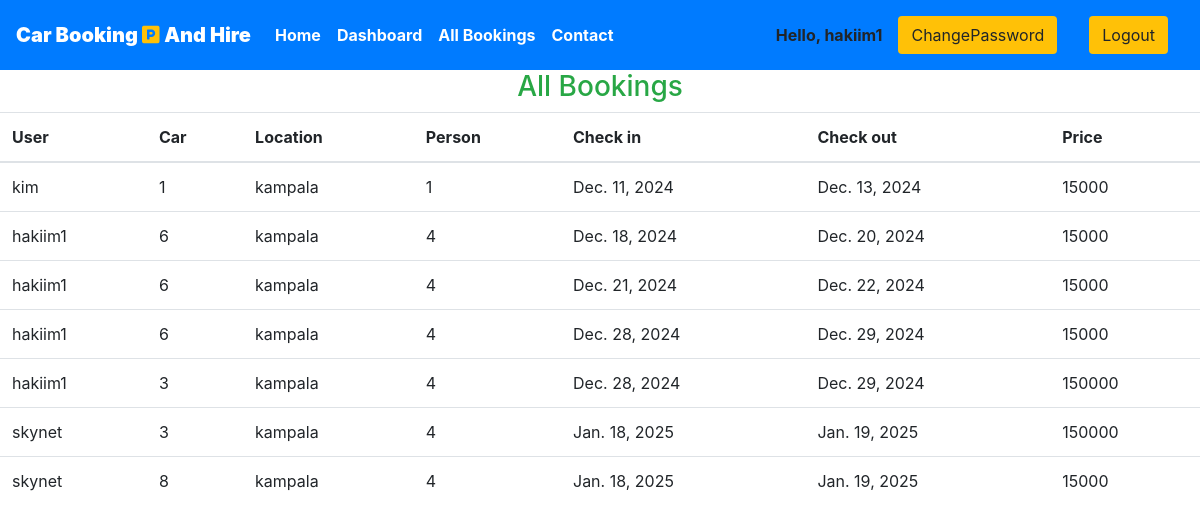
Page /staff/allbookings (signed in) on the committed database.
### CarHire/models.py (models this page shows, shortened)
class Reservation(models.Model):
    check_in = models.DateField(auto_now =False)
    check_out = models.DateField()
    car = models.ForeignKey(Cars, on_delete = models.CASCADE)
    customer = models.ForeignKey(User, on_delete= models.CASCADE)
    booking_id = models.CharField(max_length=100,default="null")

class Cars(models.Model):
    CAR_STATUS = (
    ("1", "available"),
    ("2", "not available"),
    )
    CAR_TYPE = (
     ("1", "Toyota Harrier"),
     ("2", "Toyota Surf"),
     ("3","Subaru Forester"),
     ("4","Subaru Outback"),
     ("5","Subaru Cross"),
     ("6","Subaru Impreza"),
     ("7","Nissan X-Trail"),
     ("8","Mazda CX-5"),
     ("9","Toyota RAV4"),
     ("10","Mitsubishi Pajero"),
     ("11","Mitsubishi Montero"),
     ("12","Mitsubishi Montero Sport"),
     ("13","Toyota Land Cruiser Prado"),
     ("14","Toyota Fortuner"),
     ("15","Nissan Patro"),
     ("16","Toyota RAV4 Avensis"),
     ("17","Toyota Highlander"),
     ("18","Nissan Altima"),
     ("19","Nissan Rogue"),
     ("20","Honda Civic"),
     ("21","Honda CR-V"),
     ("22","Ford Fusion"),
     ("23","Ford Mustang"),
     ("24","Ford Explorer"),
     ("25","Ford Focus"),
     ("26","Ford Fiesta"),
     ("27","Ford Edge"),
     ("28","Ford C-Max Hybrid"),
     ("29","Ford Mustang GT"),
     ("30","Ford Escape"),
     )
    car_type = models.CharField(max_length=50,choices = CAR_TYPE)
    capacity = models.IntegerField()
    price = models.IntegerField()
    size = models.IntegerField()
    parking = models.ForeignKey(Parking, on_delete = models.CASCADE)
    status = models.CharField(choices =CAR_STATUS,max_length = 15)
    carnumber = models.IntegerField()

class Parking(models.Model):
    car_type = models.ForeignKey(CarTypes, on_delete = models.CASCADE)
    name = models.CharField(max_length=30,default="carHire")
    owner = models.CharField(max_length=20)
    location = models.CharField(max_length=50)
    state = models.CharField(max_length=50,default="Kampala")
    country = models.CharField(max_length=50,default="Uganda")

### CarHire/views.py (the view)
# urls.py: path('staff/allbookings', views.all_bookings,name="allbookigs"),
@login_required(login_url='/staff')
def all_bookings(request):
    bookings = Reservation.objects.all()
    if not bookings:
        messages.warning(request,"No Bookings Found")
    return HttpResponse(render(request,'staff/allbookings.html',{'bookings':bookings}))

### CarHire/templates/staff/allbookings.html (shortened to what this page needs)
{% extends 'basic.html' %}
{% block body %}
<h3 class="text-center  text-success">All Bookings </h3>
<table class="table">
    <thead>
        <th>User</th>
        <th>Car</th>
        <th>Location</th>
        <th>Person</th>
        <th>Check in</th>
        <th>Check out</th>
        <th>Price</th>
    </thead>
    {% for each_booking in bookings %}
    <tr>
        <td>{{each_booking.customer.username}}</td>
        <td>{{each_booking.car.carnumber}}</td>
        <td>{{each_booking.car.parking.location}}</td>
        <td>{{each_booking.car.capacity}}</td>
        <td>{{each_booking.check_in}}</td>
        <td>{{each_booking.check_out}}</td>
        <td>{{each_booking.car.price}}</td>
    </tr>
    {% endfor %}
</table>
{% endblock body %}

### CarHire/templates/basic.html (shortened to what this page needs)
{% load static %}
<!DOCTYPE html>
<!DOCTYPE html>
<html lang="en">
<head>
    <link rel="stylesheet" href="https://use.fontawesome.com/releases/v5.7.0/css/all.css"
>
    <link rel="stylesheet" href="{% static 'bootstrap\bootstrap.css' %}">
    <link rel="stylesheet" href="https://maxcdn.bootstrapcdn.com/bootstrap/4.5.0/css/bootstrap.min.css">
</head>
<body>
    <div class="container-fluid px-0">
        <nav class="navbar navbar-expand-lg navbar-dark bg-primary font-weight-bold">
            <a class="navbar-brand text-bold bg-black " href="/"><b>Car Booking </b><i class="fas fa-parking text-warning"></i>
                <b>And Hire</b></a>
            <div class="collapse navbar-collapse " id="navbarSupportedContent">
                <ul class="navbar-nav mr-auto ">
                    <li class="nav-item active">
                        <a class="nav-link text-bold " href="/home"> Home</a>
                    </li>
                    {% if user.is_staff %}
                    <li class="nav-item active">
                        <a class="nav-link text-bold" href="/staff/panel">Dashboard </a>
                    </li>
                    {% elif user.is_staff == False and user.is_authenticated %}
                    <li class="nav-item active">
                        <a class="nav-link text-bold" href="/user/bookings">My Bookings </a>
                    </li>
                    {% endif %}
                    {% if user.is_staff %}
                    <li class="nav-item active">
                        <a class="nav-link text-bold" href="/staff/allbookings">All Bookings </a>
                    </li>
                    {% endif %}
                    <li class="nav-item active">
                        <a class="nav-link text-bold" href="{% url 'contactpage' %}">Contact </a>
                    </li>
                </ul>
                {% if request.user.is_authenticated %}
                Hello, {{request.user}}
                <a href="/changepassword" class="nav-link">
                    <button class="btn btn-group bg-warning" data-toggle="modal"
                        data-target="#forlogin">ChangePassword</button>
                </a>
                <a href="/lg" class="nav-link">
                    <button class="btn btn-group bg-warning" data-toggle="modal" data-target="#forlogin">Logout</button>
                </a>
                {% endif %}
            </div>
        </nav>
    </div>
    {% block body %}
    {% endblock body %}
</body>
</html>

### CarHire/templates/basic.html (style rules this page uses)
a { text-decoration: none; }

### rows in the picture
Reservation: customer.username "kim", car.carnumber "1", car.parking.location "kampala", car.capacity "1", check_in "Dec. 11, 2024", check_out "Dec. 13, 2024", car.price "15000"
Reservation: customer.username "hakiim1", car.carnumber "6", car.parking.location "kampala", car.capacity "4", check_in "Dec. 18, 2024", check_out "Dec. 20, 2024", car.price "15000"
Reservation: customer.username "hakiim1", car.carnumber "6", car.parking.location "kampala", car.capacity "4", check_in "Dec. 21, 2024", check_out "Dec. 22, 2024", car.price "15000"
Reservation: customer.username "hakiim1", car.carnumber "6", car.parking.location "kampala", car.capacity "4", check_in "Dec. 28, 2024", check_out "Dec. 29, 2024", car.price "15000"
Reservation: customer.username "hakiim1", car.carnumber "3", car.parking.location "kampala", car.capacity "4", check_in "Dec. 28, 2024", check_out "Dec. 29, 2024", car.price "150000"
Reservation: customer.username "skynet", car.carnumber "3", car.parking.location "kampala", car.capacity "4", check_in "Jan. 18, 2025", check_out "Jan. 19, 2025", car.price "150000"
Reservation: customer.username "skynet", car.carnumber "8", car.parking.location "kampala", car.capacity "4", check_in "Jan. 18, 2025", check_out "Jan. 19, 2025", car.price "15000"

### other values in the picture
{{ request.user }} "hakiim1"
